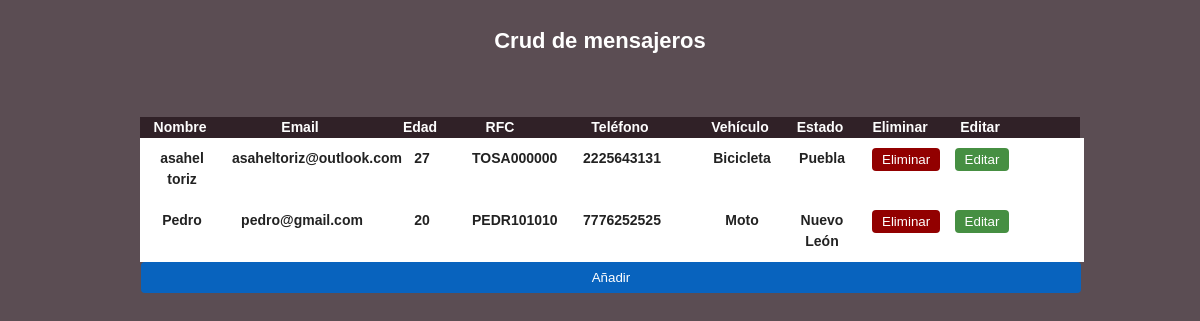
/index.php/crud, run on the app's committed database.
### tables this page shows
CREATE TABLE `users` (
  `id` int(11) NOT NULL,
  `nombre` varchar(100) DEFAULT NULL,
  `email` varchar(100) DEFAULT NULL,
  `registro` date DEFAULT NULL,
  `edad` int(3) DEFAULT NULL,
  `rfc` varchar(15) DEFAULT NULL,
  `telefono` varchar(10) DEFAULT NULL,
  `tipo_vehiculo` tinyint(1) DEFAULT NULL,
  `estado` tinyint(2) DEFAULT NULL
);

CREATE TABLE `estados` (
  `id` int(11) NOT NULL,
  `estado` varchar(100) NOT NULL
);

### application/controllers/crud.php (called while the page is built, shortened)
<?php if ( ! defined('BASEPATH')) exit('No direct script access allowed');
Class Crud extends CI_CONTROLLER
{
	public function __construct()
	{
		$this->load->database('default');
		$this->load->helper(array('url','form'));
		$this->load->library(array('form_validation'));
		$this->load->model('crud_model');
	}
	public function index()
	{
		$data = array('users' => $this->crud_model->get_users(), 'estados' => $this->crud_model->get_estados());
		$this->load->view('crud',$data);
	}
}

### index.php (called while the page is built, shortened)
<?php
require_once BASEPATH.'core/CodeIgniter.php';

### application/models/crud_model.php (called while the page is built, shortened)
<?php if ( ! defined('BASEPATH')) exit('No direct script access allowed');
Class Crud_model extends CI_MODEL
{
	public function get_users()
	{
		$query = $this->db->get('users');
		if($query->num_rows() > 0)
		{
			return $query->result();
		}
	}
	public function get_estados()
	{
		$query = $this->db->get('estados');
		if($query->num_rows() > 0)
		{
			return $query->result();
		}
	}
}

### application/views/crud.php (the view, shortened to what this page needs)
<!DOCTYPE html>
<html lang="es">
<head>
    <link rel="stylesheet" type="text/css" href="<?php echo base_url()?>css/960.css" media="screen" />
    <link rel="stylesheet" type="text/css" href="<?php echo base_url()?>css/text.css" media="screen" />
    <link rel="stylesheet" type="text/css" href="<?php echo base_url()?>css/reset.css" media="screen" />
    <link rel="stylesheet" type="text/css" href="<?php echo base_url()?>css/estilos.css" media="screen" />
    <link rel="stylesheet" type="text/css" href="http://code.jquery.com/ui/1.10.1/themes/ui-darkness/jquery-ui.css" />
</head>
<body>
  <div class="container_12">
		<br>
        <h1>Crud de mensajeros </h1>
        <div class="grid_12">
            <div class="grid_12" id="head">
                <div class="grid_1" id="head_nombre">Nombre</div>
                <div class="grid_2" id="head_email">Email</div>
				<div class="grid_1" id="head_edad">Edad</div>
                <div class="grid_1" id="head_rfc">RFC</div>
				<div class="grid_2" id="head_telefono">Teléfono</div>
                <div class="grid_1" id="head_tipo_vehiculo">Vehículo</div>
				<div class="grid_1" id="head_estado">Estado</div>
                <div class="grid_1" id="head_eliminar">Eliminar</div>
                <div class="grid_1" id="head_editar">Editar</div>
            </div>
            <?php
			$vehiculo = '';
            foreach($users as $fila):
			if($fila->tipo_vehiculo==1) $vehiculo = 'Auto'; elseif($fila->tipo_vehiculo==2) $vehiculo = 'Moto'; elseif($fila->tipo_vehiculo==3) $vehiculo = 'Bicicleta';
			$nombre_estado = '';
			foreach($estados as $estado):
			if($fila->estado==$estado->id) $nombre_estado = $estado->estado;
			endforeach;
            ?>
            <div class="grid_12" id="body">
                <div class="grid_1" id="nombre<?=$fila->id?>"><?=$fila->nombre?></div>
                <div class="grid_2" id="email<?=$fila->id?>"><?=$fila->email?></div>
				<div class="grid_1" id="edad<?=$fila->id?>"><?=$fila->edad?></div>
				<div class="grid_1" id="rfc<?=$fila->id?>"><?=$fila->rfc?></div>
				<div class="grid_2" id="telefono<?=$fila->id?>"><?=$fila->telefono?></div>
				<div class="grid_1" id="tipo_vehiculo<?=$fila->id?>"><?=$vehiculo?></div>
				<div class="grid_1" id="estado<?=$fila->id?>"><?=$nombre_estado?></div>
                <div class="grid_1" id="eliminar"><input type="button" value="Eliminar" id="<?=$fila->id?>" class="eliminar"></div>
                <div class="grid_1" id="editar"><input type="button" value="Editar" id="<?=$fila->id?>" class="editar"></div>
            </div>
            <?php
            endforeach;
            ?>
            <div class="grid_12" id="agregar"><input type="button" value="Añadir" id="<?=$fila->id?>" class="agregar"></div>
        </div>
    </div>
</body>
</html>

### css/960.css (style rules this page uses)
body { min-width: 960px; }
.container_12, .container_16 { margin-left: auto; margin-right: auto; width: 960px; }
.grid_1, .grid_2, .grid_3, .grid_4, .grid_5, .grid_6, .grid_7, .grid_8, .grid_9, .grid_10, .grid_11, .grid_12, .grid_13, .grid_14, .grid_15, .grid_16 { display: inline; float: left; margin-left: 10px; margin-right: 10px; }
.container_12 .grid_12, .container_16 .grid_16 { width: 940px; }
.container_12 .grid_1 { width: 60px; }
.container_12 .grid_2 { width: 140px; }
.clearfix:before, .clearfix:after, .container_12:before, .container_12:after, .container_16:before, .container_16:after { content: '.'; display: block; overflow: hidden; visibility: hidden; font-size: 0; line-height: 0; width: 0; height: 0; }
.clearfix:after, .container_12:after, .container_16:after { clear: both; }
.clearfix, .container_12, .container_16 { zoom: 1; }

### css/text.css (style rules this page uses)
body { font: 13px/1.5 'Helvetica Neue', Arial, 'Liberation Sans', FreeSans, sans-serif; }
h1 { font-size: 25px; }
p, dl, hr, h1, h2, h3, h4, h5, h6, ol, ul, pre, table, address, fieldset, figure { margin-bottom: 20px; }

### css/estilos.css (style rules this page uses)
body { font-weight: bold; font-family: sans-serif,verdana; background: #5b4d53; }
h1 { font-size: 22px; text-align: center; color: #fff; }
#head { background: #302127; color: #fdfdfd; text-align: center; font-size: 14px; margin-top: 60px; }
#body { background: #fff; color: #222; text-align: center; font-size: 14px; padding: 10px 2px; }
.eliminar { padding: 4px 10px; border-radius: 4px; border: 0; background: #920000; color: #fff; cursor: pointer; }
.editar { padding: 4px 10px; border-radius: 4px; border: 0; background: #468f42; color: #fff; cursor: pointer; }
.agregar { padding: 8px 0px; border-radius: 4px; border: 0; background: #0863be; color: #fff; width: 100%; cursor: pointer; margin-left: 1px; }

### data on the page
users: nombre "asahel toriz", email "asaheltoriz@outlook.com", edad "27", rfc "TOSA000000", telefono "2225643131", tipo_vehiculo "Bicicleta"
estados: estado "Puebla"
users: nombre "Pedro", email "pedro@gmail.com", edad "20", rfc "PEDR101010", telefono "7776252525", tipo_vehiculo "Moto"
estados: estado "Nuevo León"
